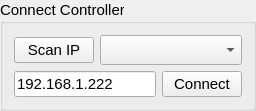
            <widget class="QGroupBox" name="GB_IP_Connect">
             <property name="sizePolicy">
              <sizepolicy hsizetype="Ignored" vsizetype="Preferred">
               <horstretch>0</horstretch>
               <verstretch>0</verstretch>
              </sizepolicy>
             </property>
             <property name="font">
              <font>
               <family>Ubuntu</family>
               <pointsize>11</pointsize>
              </font>
             </property>
             <property name="title">
              <string>Connect Controller</string>
             </property>
             <layout class="QGridLayout" name="gridLayout">
              <item row="0" column="0">
               <widget class="QPushButton" name="btn_IP_Scan">
                <property name="sizePolicy">
                 <sizepolicy hsizetype="Preferred" vsizetype="Fixed">
                  <horstretch>0</horstretch>
                  <verstretch>0</verstretch>
                 </sizepolicy>
                </property>
                <property name="font">
                 <font>
                  <family>Ubuntu</family>
                  <pointsize>11</pointsize>
                 </font>
                </property>
                <property name="text">
                 <string>Scan IP</string>
                </property>
               </widget>
              </item>
              <item row="0" column="1" colspan="2">
               <widget class="QComboBox" name="cb_IP_List">
                <property name="sizePolicy">
                 <sizepolicy hsizetype="Ignored" vsizetype="Fixed">
                  <horstretch>0</horstretch>
                  <verstretch>0</verstretch>
                 </sizepolicy>
                </property>
                <property name="font">
                 <font>
                  <family>微软雅黑</family>
                  <pointsize>11</pointsize>
                 </font>
                </property>
               </widget>
              </item>
              <item row="1" column="2">
               <widget class="QPushButton" name="btn_IP_Connect">
                <property name="sizePolicy">
                 <sizepolicy hsizetype="Preferred" vsizetype="Fixed">
                  <horstretch>0</horstretch>
                  <verstretch>0</verstretch>
                 </sizepolicy>
                </property>
                <property name="font">
                 <font>
                  <family>Ubuntu</family>
                  <pointsize>11</pointsize>
                 </font>
                </property>
                <property name="text">
                 <string>Connect</string>
                </property>
               </widget>
              </item>
              <item row="1" column="0" colspan="2">
               <widget class="QLineEdit" name="le_IP">
                <property name="sizePolicy">
                 <sizepolicy hsizetype="Preferred" vsizetype="Fixed">
                  <horstretch>0</horstretch>
                  <verstretch>0</verstretch>
                 </sizepolicy>
                </property>
                <property name="text">
                 <string>192.168.1.222</string>
                </property>
               </widget>
              </item>
             </layout>
            </widget>
